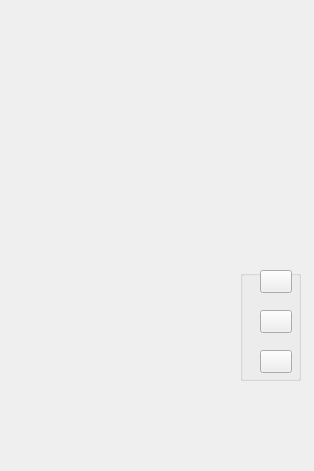
<?xml version="1.0" encoding="UTF-8"?>
<ui version="4.0">
 <class>WallPaperClass</class>
 <widget class="QWidget" name="WallPaperClass">
  <property name="geometry">
   <rect>
    <x>0</x>
    <y>0</y>
    <width>314</width>
    <height>471</height>
   </rect>
  </property>
  <property name="mouseTracking">
   <bool>false</bool>
  </property>
  <property name="tabletTracking">
   <bool>false</bool>
  </property>
  <property name="windowTitle">
   <string>WallPaper</string>
  </property>
  <property name="windowOpacity">
   <double>1.000000000000000</double>
  </property>
  <property name="styleSheet">
   <string notr="true"/>
  </property>
  <widget class="QWidget" name="widget" native="true">
   <property name="geometry">
    <rect>
     <x>0</x>
     <y>0</y>
     <width>311</width>
     <height>471</height>
    </rect>
   </property>
   <property name="mouseTracking">
    <bool>false</bool>
   </property>
   <widget class="QGroupBox" name="groupBox">
    <property name="geometry">
     <rect>
      <x>240</x>
      <y>270</y>
      <width>61</width>
      <height>111</height>
     </rect>
    </property>
    <property name="styleSheet">
     <string notr="true"/>
    </property>
    <property name="title">
     <string/>
    </property>
    <widget class="QPushButton" name="btnSetting">
     <property name="geometry">
      <rect>
       <x>20</x>
       <y>0</y>
       <width>32</width>
       <height>23</height>
      </rect>
     </property>
     <property name="styleSheet">
      <string notr="true"/>
     </property>
     <property name="text">
      <string/>
     </property>
     <property name="icon">
      <iconset resource="WallPaper.qrc">
       <normaloff>:/WallPaper/Resources/70BasicIcons-all-33.png</normaloff>:/WallPaper/Resources/70BasicIcons-all-33.png</iconset>
     </property>
    </widget>
    <widget class="QPushButton" name="btnMinimise">
     <property name="geometry">
      <rect>
       <x>20</x>
       <y>40</y>
       <width>32</width>
       <height>23</height>
      </rect>
     </property>
     <property name="text">
      <string/>
     </property>
     <property name="icon">
      <iconset resource="WallPaper.qrc">
       <normaloff>:/WallPaper/Resources/zuixiaohua_1.png</normaloff>:/WallPaper/Resources/zuixiaohua_1.png</iconset>
     </property>
    </widget>
    <widget class="QPushButton" name="btnClose">
     <property name="geometry">
      <rect>
       <x>20</x>
       <y>80</y>
       <width>32</width>
       <height>23</height>
      </rect>
     </property>
     <property name="text">
      <string/>
     </property>
     <property name="icon">
      <iconset resource="WallPaper.qrc">
       <normaloff>:/WallPaper/Resources/70BasicIcons-all-06.png</normaloff>:/WallPaper/Resources/70BasicIcons-all-06.png</iconset>
     </property>
    </widget>
   </widget>
  </widget>
  <action name="actionExit">
   <property name="icon">
    <iconset>
     <normaloff>:/WallPaper/Resources/线性关闭.png</normaloff>:/WallPaper/Resources/线性关闭.png</iconset>
   </property>
   <property name="text">
    <string>退出</string>
   </property>
   <property name="toolTip">
    <string>退出</string>
   </property>
  </action>
 </widget>
 <layoutdefault spacing="6" margin="11"/>
 <resources>
  <include location="WallPaper.qrc"/>
 </resources>
 <connections>
  <connection>
   <sender>btnClose</sender>
   <signal>clicked()</signal>
   <receiver>actionExit</receiver>
   <slot>trigger()</slot>
   <hints>
    <hint type="sourcelabel">
     <x>285</x>
     <y>193</y>
    </hint>
    <hint type="destinationlabel">
     <x>-1</x>
     <y>-1</y>
    </hint>
   </hints>
  </connection>
  <connection>
   <sender>actionExit</sender>
   <signal>triggered()</signal>
   <receiver>WallPaperClass</receiver>
   <slot>close()</slot>
   <hints>
    <hint type="sourcelabel">
     <x>-1</x>
     <y>-1</y>
    </hint>
    <hint type="destinationlabel">
     <x>156</x>
     <y>235</y>
    </hint>
   </hints>
  </connection>
 </connections>
</ui>
